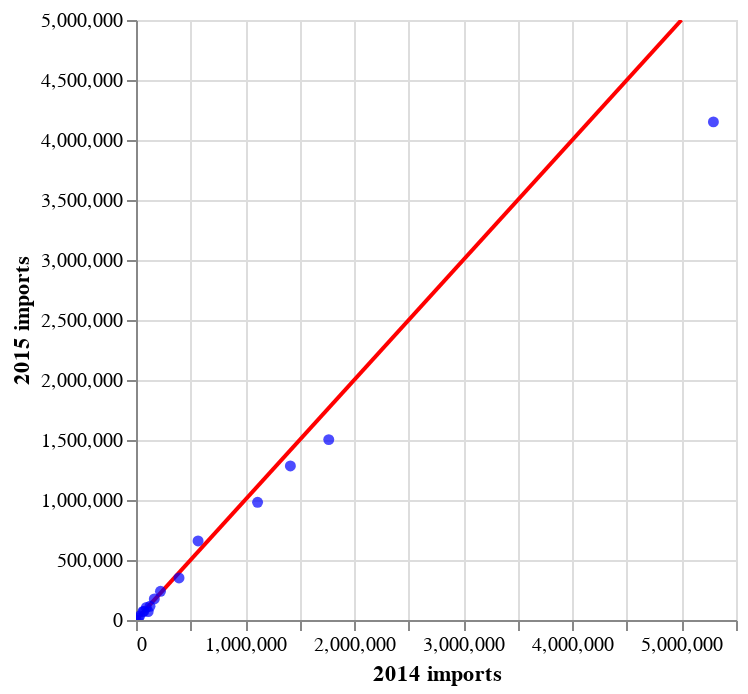

Notebook cell for this chart:
### Markdown cell above
### Combining two types on an interactive setting

Let's look at another example of two axes which are both quantitative so that we are allowed scrolling in both directions. 

- Here is a visualisation of the numbers for 2015 imports plotted against the numbers for 2014 imports. This sort of visualisation can help us to see quickly which imports have gone up or down year-on-year. 
- To help with that we can add on top a straightline that looks like 'y=x', if a point from our data lies exactly on that line then imports remain the same in both years, below and they have decreased, above and they have increased.

### Code cell
# Create a scatter plot using the 'fish' DataFrame.
a = alt.Chart(fish).mark_circle(color='blue').encode(
        x=alt.X('2014:Q', title='2014 imports'),  # Map the '2014' column (quantitative data) to the x-axis with a custom title.
        y=alt.Y('2015:Q', title='2015 imports')   # Map the '2015' column (quantitative data) to the y-axis with a custom title.
    ).interactive()  # Enable interactive features such as zooming and panning.

# Create a DataFrame for the reference red line.
# This DataFrame contains two points: (0, 0) and (5,000,000, 5,000,000) to form a diagonal line.
linedata = pd.DataFrame({
    'x': [0, 5000000],  # x-coordinates for the line.
    'y': [0, 5000000]   # y-coordinates for the line.
})

# Create a line chart using the 'linedata' DataFrame.
b = alt.Chart(linedata).mark_line(color='red').encode(
        x=alt.X('x:Q', title=''),  # Map the 'x' field (quantitative data) to the x-axis without a label.
        y=alt.Y('y:Q', title='')   # Map the 'y' field (quantitative data) to the y-axis without a label.
    )

# Overlay the red line chart 'b' on top of the scatter plot 'a'.
# The '+' operator is used in Altair to combine charts.
b + a

### Figure 1 — Vega-Lite specification as saved in the notebook (floating-point values rounded to 4 significant figures)
{"config": {"view": {"continuousWidth": 300, "continuousHeight": 300}}, "layer": [{"data": {"name": "data-15ddc6f960a7d9053930155c7f7f1b33"}, "mark": {"type": "line", "color": "red"}, "encoding": {"x": {"field": "x", "title": "", "type": "quantitative"}, "y": {"field": "y", "title": "", "type": "quantitative"}}}, {"data": {"name": "data-f541a6179af65bc43b7b60bcdd80dcb9"}, "mark": {"type": "circle", "color": "blue"}, "encoding": {"x": {"field": "2014", "title": "2014 imports", "type": "quantitative"}, "y": {"field": "2015", "title": "2015 imports", "type": "quantitative"}}, "name": "view_1"}], "params": [{"name": "param_2", "select": {"type": "interval", "encodings": ["x", "y"]}, "bind": "scales", "views": ["view_1"]}], "$schema": "https://vega.github.io/schema/vega-lite/v5.8.0.json", "datasets": {"data-15ddc6f960a7d9053930155c7f7f1b33": [{"x": 0, "y": 0}, {"x": 5000000, "y": 5000000}], "data-f541a6179af65bc43b7b60bcdd80dcb9": [{"Product": "Trout, fresh and frozen", "2014": 95010.0, "2015": 104800.0, "2016": 121000.0, "2017": 135200.0, "2018": 164700.0}, {"Product": "Atlantic salmon, fresh", "2014": 568900.0, "2015": 658800.0, "2016": 842600.0, "2017": 948900.0, "2018": 1036000.0}, {"Product": "Pacific salmon, fresh ", "2014": 111500.0, "2015": 69980.0, "2016": 80010.0, "2017": 70730.0, "2018": 90320.0}, {"Product": "Atlantic salmon, frozen", "2014": 21460.0, "2015": 16360.0, "2016": 24230.0, "2017": 22490.0, "2018": 20200.0}, {"Product": "Pacific salmon, frozen ", "2014": 224300.0, "2015": 239000.0, "2016": 246200.0, "2017": 302300.0, "2018": 360700.0}, {"Product": "Atlantic salmon, fillets", "2014": 1767000.0, "2015": 1503000.0, "2016": 1795000.0, "2017": 2160000.0, "2018": 2369000.0}, {"Product": "Salmon, canned and prepared ", "2014": 167800.0, "2015": 175400.0, "2016": 166500.0, "2017": 195400.0, "2018": 198000.0}, {"Product": "Tilapia ", "2014": 1114000.0, "2015": 980700.0, "2016": 754800.0, "2017": 674500.0, "2018": 686900.0}, {"Product": "Shrimp, frozen", "2014": 5293000.0, "2015": 4151000.0, "2016": 4458000.0, "2017": 5064000.0, "2018": 4728000.0}, {"Product": "Shrimp, fresh and prepared ", "2014": 1415000.0, "2015": 1284000.0, "2016": 1246000.0, "2017": 1480000.0, "2018": 1509000.0}, {"Product": "Oysters ", "2014": 64190.0, "2015": 72020.0, "2016": 74460.0, "2017": 77820.0, "2018": 87710.0}, {"Product": "Mussels ", "2014": 128400.0, "2015": 114300.0, "2016": 119900.0, "2017": 121800.0, "2018": 102700.0}, {"Product": "Clams ", "2014": 71340.0, "2015": 71410.0, "2016": 73060.0, "2017": 72420.0, "2018": 79220.0}, {"Product": "Scallops ", "2014": 394400.0, "2015": 350200.0, "2016": 328500.0, "2017": 264500.0, "2018": 243600.0}, {"Product": "Trout, live", "2014": 800.3, "2015": 1054.0, "2016": 1082.0, "2017": 1152.0, "2018": 1635.0}, {"Product": "Ornamental fish", "2014": 33730.0, "2015": 33780.0, "2016": 38790.0, "2017": 40050.0, "2018": 45250.0}]}}
